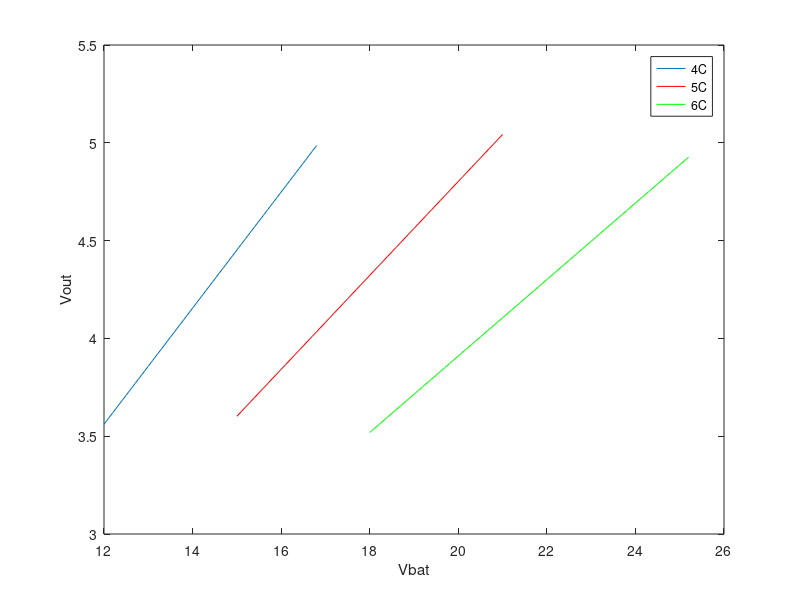

Here is the MATLAB script that generated this plot:
%Math for the low battery cutout cct.

clc; clear;
format short eng

grid on;

%To scale for 4-6 cell Li-ion battaries, three jumpers, three reisitors

Numcells = 4;
R1 = 1e6;
R2 = 422e3; %4,5,6 cells

CellVmax = 4.2.*Numcells;
CellVmin = 3.*Numcells;

Vbat = CellVmin:0.1:CellVmax;
Vout = (R2./(R1+R2)).*Vbat;

plot(Vbat, Vout);
xlabel('Vbat');
ylabel('Vout');
hold on
%5C calculation

Numcells = 5;
R2 = 316e3; %4,5,6 cells
CellVmax = 4.2.*Numcells;
CellVmin = 3.*Numcells;

Vbat = CellVmin:0.1:CellVmax;
Vout = (R2./(R1+R2)).*Vbat;

plot(Vbat, Vout, 'r');
xlabel('Vbat');
ylabel('Vout');
hold on;

Numcells = 6;
R2 = 243e3; %4,5,6 cells
CellVmax = 4.2.*Numcells;
CellVmin = 3.*Numcells;

Vbat = CellVmin:0.1:CellVmax;
Vout = (R2./(R1+R2)).*Vbat;

plot(Vbat, Vout, 'g');
xlabel('Vbat');
ylabel('Vout');

legend('4C', '5C', '6C');

%Comparitor resistors
Vh = 4.2;
Vl = 3.6;
Vcc = 5;
Rx = 220e3;

Ry = (Vl / (Vcc-Vh))*Rx;
Rh = (Vl / (Vh - Vl))*Rx;
